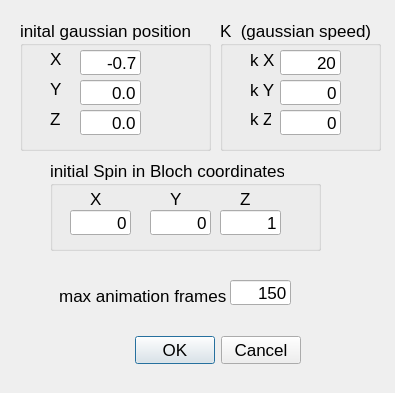
<?xml version="1.0" encoding="UTF-8"?>
<ui version="4.0">
 <class>DlgSch</class>
 <widget class="QDialog" name="DlgSch">
  <property name="geometry">
   <rect>
    <x>0</x>
    <y>0</y>
    <width>395</width>
    <height>393</height>
   </rect>
  </property>
  <property name="font">
   <font>
    <pointsize>13</pointsize>
   </font>
  </property>
  <property name="windowTitle">
   <string>Schroduinger  options</string>
  </property>
  <widget class="QDialogButtonBox" name="buttonBox">
   <property name="geometry">
    <rect>
     <x>60</x>
     <y>320</y>
     <width>241</width>
     <height>61</height>
    </rect>
   </property>
   <property name="orientation">
    <enum>Qt::Horizontal</enum>
   </property>
   <property name="standardButtons">
    <set>QDialogButtonBox::Cancel|QDialogButtonBox::Ok</set>
   </property>
  </widget>
  <widget class="QGroupBox" name="groupBoxPos">
   <property name="geometry">
    <rect>
     <x>20</x>
     <y>20</y>
     <width>191</width>
     <height>131</height>
    </rect>
   </property>
   <property name="title">
    <string>inital gaussian position</string>
   </property>
   <widget class="QLabel" name="label_3">
    <property name="geometry">
     <rect>
      <x>30</x>
      <y>90</y>
      <width>21</width>
      <height>17</height>
     </rect>
    </property>
    <property name="text">
     <string>Z</string>
    </property>
   </widget>
   <widget class="QLabel" name="label_2">
    <property name="geometry">
     <rect>
      <x>30</x>
      <y>60</y>
      <width>21</width>
      <height>17</height>
     </rect>
    </property>
    <property name="text">
     <string>Y</string>
    </property>
   </widget>
   <widget class="QLabel" name="label">
    <property name="geometry">
     <rect>
      <x>30</x>
      <y>30</y>
      <width>21</width>
      <height>17</height>
     </rect>
    </property>
    <property name="text">
     <string>X</string>
    </property>
   </widget>
   <widget class="QLineEdit" name="txposX">
    <property name="geometry">
     <rect>
      <x>60</x>
      <y>30</y>
      <width>61</width>
      <height>25</height>
     </rect>
    </property>
    <property name="toolTip">
     <string>&lt;html&gt;&lt;head/&gt;&lt;body&gt;&lt;p&gt;from -0.8 to 0.8&lt;/p&gt;&lt;/body&gt;&lt;/html&gt;</string>
    </property>
    <property name="text">
     <string>-0.7</string>
    </property>
    <property name="alignment">
     <set>Qt::AlignRight|Qt::AlignTrailing|Qt::AlignVCenter</set>
    </property>
   </widget>
   <widget class="QLineEdit" name="txposY">
    <property name="geometry">
     <rect>
      <x>60</x>
      <y>60</y>
      <width>61</width>
      <height>25</height>
     </rect>
    </property>
    <property name="toolTip">
     <string>&lt;html&gt;&lt;head/&gt;&lt;body&gt;&lt;p&gt;from -0.8 to 0.8&lt;/p&gt;&lt;/body&gt;&lt;/html&gt;</string>
    </property>
    <property name="text">
     <string>0.0</string>
    </property>
    <property name="alignment">
     <set>Qt::AlignRight|Qt::AlignTrailing|Qt::AlignVCenter</set>
    </property>
   </widget>
   <widget class="QLineEdit" name="txposZ">
    <property name="geometry">
     <rect>
      <x>60</x>
      <y>90</y>
      <width>61</width>
      <height>25</height>
     </rect>
    </property>
    <property name="toolTip">
     <string>&lt;html&gt;&lt;head/&gt;&lt;body&gt;&lt;p&gt;from -0.8 to 0.8&lt;/p&gt;&lt;/body&gt;&lt;/html&gt;</string>
    </property>
    <property name="text">
     <string>0.0</string>
    </property>
    <property name="alignment">
     <set>Qt::AlignRight|Qt::AlignTrailing|Qt::AlignVCenter</set>
    </property>
   </widget>
  </widget>
  <widget class="QGroupBox" name="groupBox_K">
   <property name="geometry">
    <rect>
     <x>220</x>
     <y>20</y>
     <width>161</width>
     <height>131</height>
    </rect>
   </property>
   <property name="toolTip">
    <string>&lt;html&gt;&lt;head/&gt;&lt;body&gt;&lt;p&gt;spatial frequency with respect to spatial extent of the simulation&lt;/p&gt;&lt;p&gt;p = k * np.pi / L&lt;/p&gt;&lt;/body&gt;&lt;/html&gt;</string>
   </property>
   <property name="title">
    <string>K  (gaussian speed)</string>
   </property>
   <widget class="QLabel" name="label_4">
    <property name="geometry">
     <rect>
      <x>30</x>
      <y>90</y>
      <width>21</width>
      <height>17</height>
     </rect>
    </property>
    <property name="text">
     <string>k Z</string>
    </property>
   </widget>
   <widget class="QLabel" name="label_5">
    <property name="geometry">
     <rect>
      <x>30</x>
      <y>60</y>
      <width>31</width>
      <height>20</height>
     </rect>
    </property>
    <property name="text">
     <string>k Y</string>
    </property>
   </widget>
   <widget class="QLabel" name="label_6">
    <property name="geometry">
     <rect>
      <x>30</x>
      <y>30</y>
      <width>31</width>
      <height>20</height>
     </rect>
    </property>
    <property name="text">
     <string>k X</string>
    </property>
   </widget>
   <widget class="QLineEdit" name="txkX">
    <property name="geometry">
     <rect>
      <x>60</x>
      <y>30</y>
      <width>61</width>
      <height>25</height>
     </rect>
    </property>
    <property name="text">
     <string>20</string>
    </property>
    <property name="alignment">
     <set>Qt::AlignRight|Qt::AlignTrailing|Qt::AlignVCenter</set>
    </property>
   </widget>
   <widget class="QLineEdit" name="txkY">
    <property name="geometry">
     <rect>
      <x>60</x>
      <y>60</y>
      <width>61</width>
      <height>25</height>
     </rect>
    </property>
    <property name="text">
     <string>0</string>
    </property>
    <property name="alignment">
     <set>Qt::AlignRight|Qt::AlignTrailing|Qt::AlignVCenter</set>
    </property>
   </widget>
   <widget class="QLineEdit" name="txkZ">
    <property name="geometry">
     <rect>
      <x>60</x>
      <y>90</y>
      <width>61</width>
      <height>25</height>
     </rect>
    </property>
    <property name="text">
     <string>0</string>
    </property>
    <property name="alignment">
     <set>Qt::AlignRight|Qt::AlignTrailing|Qt::AlignVCenter</set>
    </property>
   </widget>
  </widget>
  <widget class="QGroupBox" name="groupBoxSpin">
   <property name="geometry">
    <rect>
     <x>50</x>
     <y>160</y>
     <width>271</width>
     <height>91</height>
    </rect>
   </property>
   <property name="toolTip">
    <string>&lt;html&gt;&lt;head/&gt;&lt;body&gt;&lt;p&gt;dir vector for spin that will be used to interact with magnetic field. WIll be automatically normalized&lt;/p&gt;&lt;/body&gt;&lt;/html&gt;</string>
   </property>
   <property name="title">
    <string>initial Spin in Bloch coordinates</string>
   </property>
   <widget class="QLabel" name="label_7">
    <property name="geometry">
     <rect>
      <x>40</x>
      <y>30</y>
      <width>21</width>
      <height>17</height>
     </rect>
    </property>
    <property name="text">
     <string>X</string>
    </property>
   </widget>
   <widget class="QLineEdit" name="txSpinX">
    <property name="geometry">
     <rect>
      <x>20</x>
      <y>50</y>
      <width>61</width>
      <height>25</height>
     </rect>
    </property>
    <property name="toolTip">
     <string>&lt;html&gt;&lt;head/&gt;&lt;body&gt;&lt;p&gt;X dir vector &lt;/p&gt;&lt;p&gt;from -1 to 1&lt;/p&gt;&lt;/body&gt;&lt;/html&gt;</string>
    </property>
    <property name="text">
     <string>0</string>
    </property>
    <property name="alignment">
     <set>Qt::AlignRight|Qt::AlignTrailing|Qt::AlignVCenter</set>
    </property>
   </widget>
   <widget class="QLabel" name="label_8">
    <property name="geometry">
     <rect>
      <x>120</x>
      <y>30</y>
      <width>21</width>
      <height>17</height>
     </rect>
    </property>
    <property name="text">
     <string>Y</string>
    </property>
   </widget>
   <widget class="QLineEdit" name="txSpinY">
    <property name="geometry">
     <rect>
      <x>100</x>
      <y>50</y>
      <width>61</width>
      <height>25</height>
     </rect>
    </property>
    <property name="toolTip">
     <string>&lt;html&gt;&lt;head/&gt;&lt;body&gt;&lt;p&gt;X dir vector &lt;/p&gt;&lt;p&gt;from -1 to 1&lt;/p&gt;&lt;/body&gt;&lt;/html&gt;</string>
    </property>
    <property name="text">
     <string>0</string>
    </property>
    <property name="alignment">
     <set>Qt::AlignRight|Qt::AlignTrailing|Qt::AlignVCenter</set>
    </property>
   </widget>
   <widget class="QLineEdit" name="txSpinZ">
    <property name="geometry">
     <rect>
      <x>170</x>
      <y>50</y>
      <width>61</width>
      <height>25</height>
     </rect>
    </property>
    <property name="toolTip">
     <string>&lt;html&gt;&lt;head/&gt;&lt;body&gt;&lt;p&gt;X dir vector &lt;/p&gt;&lt;p&gt;from -1 to 1&lt;/p&gt;&lt;/body&gt;&lt;/html&gt;</string>
    </property>
    <property name="text">
     <string>1</string>
    </property>
    <property name="alignment">
     <set>Qt::AlignRight|Qt::AlignTrailing|Qt::AlignVCenter</set>
    </property>
   </widget>
   <widget class="QLabel" name="label_9">
    <property name="geometry">
     <rect>
      <x>190</x>
      <y>30</y>
      <width>21</width>
      <height>17</height>
     </rect>
    </property>
    <property name="text">
     <string>Z</string>
    </property>
   </widget>
  </widget>
  <widget class="QLabel" name="label_12">
   <property name="geometry">
    <rect>
     <x>50</x>
     <y>280</y>
     <width>181</width>
     <height>31</height>
    </rect>
   </property>
   <property name="text">
    <string>max animation frames </string>
   </property>
   <property name="alignment">
    <set>Qt::AlignRight|Qt::AlignTrailing|Qt::AlignVCenter</set>
   </property>
  </widget>
  <widget class="QLineEdit" name="txMaxSteps">
   <property name="geometry">
    <rect>
     <x>230</x>
     <y>280</y>
     <width>61</width>
     <height>25</height>
    </rect>
   </property>
   <property name="toolTip">
    <string>&lt;html&gt;&lt;head/&gt;&lt;body&gt;&lt;p&gt;max numer of frames animation ( you can stop before )&lt;/p&gt;&lt;/body&gt;&lt;/html&gt;</string>
   </property>
   <property name="text">
    <string>150</string>
   </property>
   <property name="alignment">
    <set>Qt::AlignRight|Qt::AlignTrailing|Qt::AlignVCenter</set>
   </property>
  </widget>
 </widget>
 <resources/>
 <connections>
  <connection>
   <sender>buttonBox</sender>
   <signal>accepted()</signal>
   <receiver>DlgSch</receiver>
   <slot>accept()</slot>
   <hints>
    <hint type="sourcelabel">
     <x>248</x>
     <y>254</y>
    </hint>
    <hint type="destinationlabel">
     <x>157</x>
     <y>274</y>
    </hint>
   </hints>
  </connection>
  <connection>
   <sender>buttonBox</sender>
   <signal>rejected()</signal>
   <receiver>DlgSch</receiver>
   <slot>reject()</slot>
   <hints>
    <hint type="sourcelabel">
     <x>316</x>
     <y>260</y>
    </hint>
    <hint type="destinationlabel">
     <x>286</x>
     <y>274</y>
    </hint>
   </hints>
  </connection>
 </connections>
</ui>
